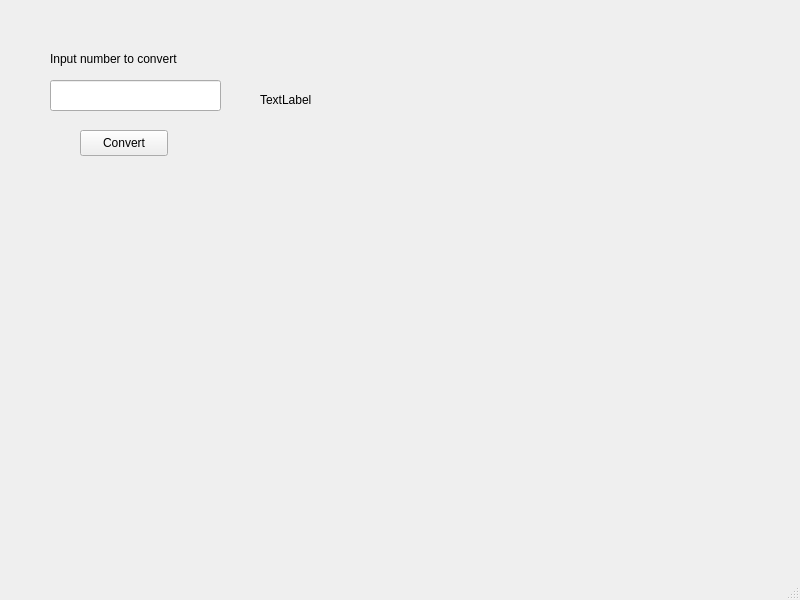
<?xml version="1.0" encoding="UTF-8"?>
<ui version="4.0">
 <class>MainWindow</class>
 <widget class="QMainWindow" name="MainWindow">
  <property name="geometry">
   <rect>
    <x>0</x>
    <y>0</y>
    <width>800</width>
    <height>600</height>
   </rect>
  </property>
  <property name="windowTitle">
   <string>MainWindow</string>
  </property>
  <widget class="QWidget" name="centralwidget">
   <widget class="QLineEdit" name="InputNumber">
    <property name="geometry">
     <rect>
      <x>50</x>
      <y>80</y>
      <width>171</width>
      <height>31</height>
     </rect>
    </property>
   </widget>
   <widget class="QLabel" name="label">
    <property name="geometry">
     <rect>
      <x>50</x>
      <y>50</y>
      <width>171</width>
      <height>18</height>
     </rect>
    </property>
    <property name="text">
     <string>Input number to convert</string>
    </property>
   </widget>
   <widget class="QLabel" name="Output">
    <property name="geometry">
     <rect>
      <x>260</x>
      <y>90</y>
      <width>481</width>
      <height>20</height>
     </rect>
    </property>
    <property name="text">
     <string>TextLabel</string>
    </property>
   </widget>
   <widget class="QPushButton" name="pushButton">
    <property name="geometry">
     <rect>
      <x>80</x>
      <y>130</y>
      <width>88</width>
      <height>26</height>
     </rect>
    </property>
    <property name="text">
     <string>Convert</string>
    </property>
   </widget>
  </widget>
  <widget class="QMenuBar" name="menubar">
   <property name="geometry">
    <rect>
     <x>0</x>
     <y>0</y>
     <width>800</width>
     <height>23</height>
    </rect>
   </property>
  </widget>
  <widget class="QStatusBar" name="statusbar"/>
 </widget>
 <resources/>
 <connections/>
</ui>
